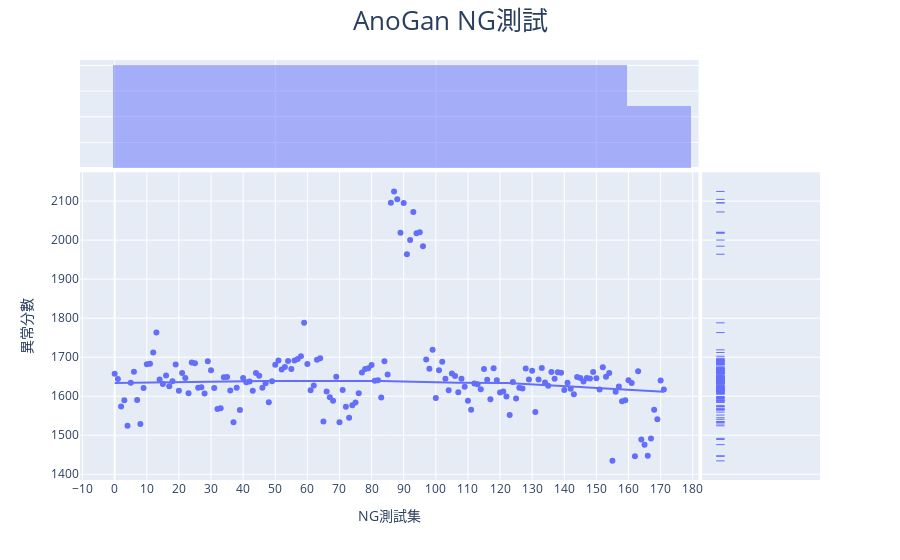

The notebook cell saved with this chart:
### Code cell
import plotly.express as px #trendline='ols',
fig=px.scatter(x=df_test.index, y=df_test['score'],trendline="lowess", marginal_y="rug", marginal_x="histogram")
fig.update_layout(
    title_text='AnoGan NG測試',
    title_font_size=26,
    title_x=0.5,
    xaxis_title="NG測試集",
    xaxis_tickmode="linear",
    xaxis_dtick="10",
    yaxis_title="異常分數",
    legend_title_text="無NG模型"
)
fig.show()

### Figure 1 — Plotly figure (JSON) as saved in the notebook; plotly's stock layout.template omitted (floating-point values rounded to 4 significant figures; data arrays with more than 128 entries replaced by an {"elided": "..."} marker saying what was removed)
{"data": [{"hovertemplate": "x=%{x}<br>y=%{y}<extra></extra>", "legendgroup": "", "marker": {"color": "#636efa", "symbol": "circle"}, "mode": "markers", "name": "", "orientation": "v", "showlegend": false, "type": "scatter", "x": {"elided": "172 int values"}, "xaxis": "x", "y": {"elided": "172 float values"}, "yaxis": "y"}, {"alignmentgroup": "True", "bingroup": "x", "hovertemplate": "x=%{x}<br>count=%{y}<extra></extra>", "legendgroup": "", "marker": {"color": "#636efa"}, "name": "", "offsetgroup": "", "opacity": 0.5, "showlegend": false, "type": "histogram", "x": {"elided": "172 int values"}, "xaxis": "x3", "yaxis": "y3"}, {"alignmentgroup": "True", "boxpoints": "all", "fillcolor": "rgba(255,255,255,0)", "hoveron": "points", "hovertemplate": "y=%{y}<extra></extra>", "jitter": 0, "legendgroup": "", "line": {"color": "rgba(255,255,255,0)"}, "marker": {"color": "#636efa", "symbol": "line-ew-open"}, "name": "", "offsetgroup": "", "showlegend": false, "type": "box", "xaxis": "x2", "y": {"elided": "172 float values"}, "yaxis": "y2"}, {"hovertemplate": "<b>LOWESS trendline</b><br><br>x=%{x}<br>y=%{y} <b>(trend)</b><extra></extra>", "legendgroup": "", "marker": {"color": "#636efa", "symbol": "circle"}, "mode": "lines", "name": "", "showlegend": false, "type": "scatter", "x": {"elided": "172 int values"}, "xaxis": "x", "y": {"elided": "172 float values"}, "yaxis": "y"}], "layout": {"barmode": "overlay", "legend": {"title": {"text": "無NG模型"}, "tracegroupgap": 0}, "margin": {"t": 60}, "title": {"font": {"size": 26}, "text": "AnoGan NG測試", "x": 0.5}, "xaxis": {"anchor": "y", "domain": [0, 0.8358], "dtick": "10", "tickmode": "linear", "title": {"text": "NG測試集"}}, "xaxis2": {"anchor": "y2", "domain": [0.8408, 1], "matches": "x2", "showgrid": false, "showline": false, "showticklabels": false, "ticks": ""}, "xaxis3": {"anchor": "y3", "domain": [0, 0.8358], "matches": "x", "showgrid": true, "showticklabels": false}, "xaxis4": {"anchor": "y4", "domain": [0.8408, 1], "matches": "x2", "showgrid": false, "showline": false, "showticklabels": false, "ticks": ""}, "yaxis": {"anchor": "x", "domain": [0, 0.7326], "title": {"text": "異常分數"}}, "yaxis2": {"anchor": "x2", "domain": [0, 0.7326], "matches": "y", "showgrid": true, "showticklabels": false}, "yaxis3": {"anchor": "x3", "domain": [0.7426, 1], "matches": "y3", "showgrid": true, "showline": false, "showticklabels": false, "ticks": ""}, "yaxis4": {"anchor": "x4", "domain": [0.7426, 1], "matches": "y3", "showgrid": true, "showline": false, "showticklabels": false, "ticks": ""}}}
